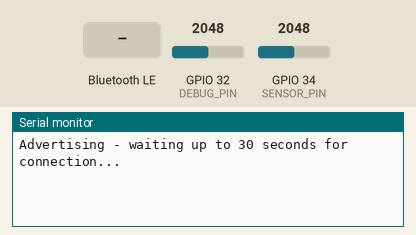
Simulated run of this sketch. Board: ESP32. Parts: the last lines printed to the serial monitor. Inputs (shaded band) come from the test bench; at power-on: GPIO 32 (DEBUG_PIN) = 2048, GPIO 34 (SENSOR_PIN) = 2048. Nothing arrives over Bluetooth unless stated; a phone connects over Bluetooth LE 3 s after start.

Above: at 1.4 s.
1.5 s: Bluetooth LE write "1" received
At 1.8 s:
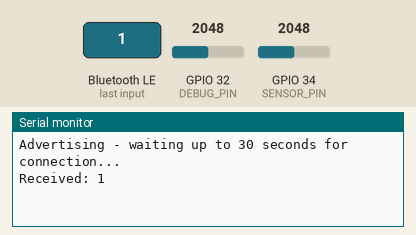
4.5 s: GPIO 32 (DEBUG_PIN) set to 2866
At 4.53 s:
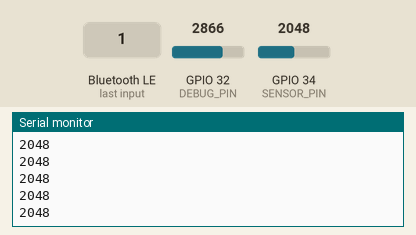
6.0 s: Bluetooth LE write "0" received
7.5 s: GPIO 32 (DEBUG_PIN) set to 3603
At 7.54 s:
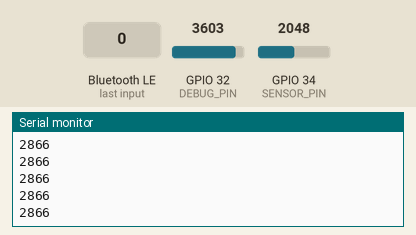
Timing chart, 0 to 10.0 s (numbered marks = the images above; inputs shaded):
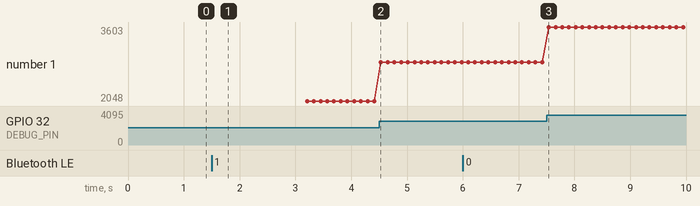

Measured:
- after the input at 1.5 s, the serial monitor: prints a new line at once (image 1)
- plotted number 1: 2048 → 2866 after the input at 4.5 s, 2866 → 3603 after the input at 7.5 s

The sketch:

Bluetooth_UART_DeepSleep.ino
```cpp
// ESP32 BLE UART service for the force-sensing tether.
//
// On boot, advertises a Nordic-style UART service and waits up to 30 seconds
// for a connection. When connected, it reads the analog input on SENSOR_PIN
// and sends each reading as a text notification on the TX characteristic
// every 120 ms, up to NUM_POINTS readings. It then enters deep sleep for
// 10 seconds and wakes up to advertise again. If nothing connects within
// 30 seconds, it also goes to sleep and tries again on the next wake.

#include <BLEDevice.h>
#include <BLEServer.h>
#include <BLEUtils.h>
#include <BLE2902.h>
#include "esp_sleep.h"

// ---------------------------------------------------------------------------
// Constants
// ---------------------------------------------------------------------------

// BLE UART service and characteristic UUIDs (Nordic UART layout)
#define SERVICE_UUID           "6E400001-B5A3-F393-E0A9-E50E24DCCA9E"
#define CHARACTERISTIC_UUID_RX "6E400002-B5A3-F393-E0A9-E50E24DCCA9E"
#define CHARACTERISTIC_UUID_TX "6E400003-B5A3-F393-E0A9-E50E24DCCA9E"

#define DEVICE_NAME "UART Service"              // BLE device name

const int SENSOR_PIN = 34;                      // analog input for the sensor signal
const int DEBUG_PIN = 32;                       // second analog input, printed to Serial only

const unsigned long SERIAL_BAUD = 115200;
const int NUM_POINTS = 100000;                  // max readings sent per connection
const int POINT_INTERVAL_MS = 120;              // 120 ms between readings
const unsigned long CONNECT_WINDOW_MS = 30000;  // 30 seconds to wait for a connection
const uint64_t SLEEP_US = 10ULL * 1000000ULL;   // 10 seconds of deep sleep

const int STARTUP_DELAY_MS = 200;               // let Serial settle after begin()
const int PRE_SLEEP_DELAY_MS = 100;             // let the last Serial message go out
const int IDLE_DELAY_MS = 20;                   // loop() delay while waiting to connect

// ---------------------------------------------------------------------------
// State
// ---------------------------------------------------------------------------

BLEServer *bleServer = NULL;
BLECharacteristic *txCharacteristic = NULL;

bool deviceConnected = false;
unsigned long bootMs = 0;   // millis() at boot, start of the connection window

// ---------------------------------------------------------------------------
// BLE callbacks
// ---------------------------------------------------------------------------

// Tracks whether a central (the laptop) is connected
class ServerCallbacks : public BLEServerCallbacks {
  void onConnect(BLEServer *server) override {
    deviceConnected = true;
    Serial.println("Device connected");
  }

  void onDisconnect(BLEServer *server) override {
    deviceConnected = false;
    Serial.println("Device disconnected");
  }
};

// Prints anything written to the RX characteristic to Serial
class RxCallbacks : public BLECharacteristicCallbacks {
  void onWrite(BLECharacteristic *characteristic) override {
    String rxValue = characteristic->getValue();
    if (rxValue.length() > 0) {
      Serial.print("Received: ");
      Serial.println(rxValue);
    }
  }
};

// ---------------------------------------------------------------------------
// Helpers
// ---------------------------------------------------------------------------

// Create the BLE server, the UART service, and its TX (notify) and RX (write)
// characteristics, then start the service.
void setupBle() {
  BLEDevice::init(DEVICE_NAME);

  bleServer = BLEDevice::createServer();
  bleServer->setCallbacks(new ServerCallbacks());

  BLEService *service = bleServer->createService(SERVICE_UUID);

  txCharacteristic = service->createCharacteristic(
    CHARACTERISTIC_UUID_TX,
    BLECharacteristic::PROPERTY_NOTIFY
  );
  txCharacteristic->addDescriptor(new BLE2902());

  BLECharacteristic *rxCharacteristic = service->createCharacteristic(
    CHARACTERISTIC_UUID_RX,
    BLECharacteristic::PROPERTY_WRITE
  );
  rxCharacteristic->setCallbacks(new RxCallbacks());

  service->start();
}

// Start advertising so the laptop can find and connect to the board.
void startAdvertising() {
  bleServer->getAdvertising()->start();
  Serial.println("Advertising - waiting up to 30 seconds for connection...");
}

// Send NUM_POINTS sensor readings as text notifications, one every
// POINT_INTERVAL_MS.
void sendReadings() {
  for (int i = 0; i < NUM_POINTS; i++) {
    int val = analogRead(SENSOR_PIN);
    char buf[8];
    sprintf(buf, "%d", val);

    // Also print the reading on DEBUG_PIN to Serial for debugging
    int debugVal = analogRead(DEBUG_PIN);
    Serial.println(debugVal);

    txCharacteristic->setValue(buf);
    txCharacteristic->notify();

    delay(POINT_INTERVAL_MS);
  }
}

// Enter deep sleep. The timer wakes the board after SLEEP_US, and it restarts
// from setup().
void goToSleep() {
  Serial.println("Going to deep sleep...");
  delay(PRE_SLEEP_DELAY_MS);
  esp_sleep_enable_timer_wakeup(SLEEP_US);
  esp_deep_sleep_start();
}

// ---------------------------------------------------------------------------
// Arduino entry points
// ---------------------------------------------------------------------------

void setup() {
  Serial.begin(SERIAL_BAUD);
  delay(STARTUP_DELAY_MS);

  bootMs = millis();

  setupBle();
  startAdvertising();
}

void loop() {
  // If connected, send NUM_POINTS readings, then sleep
  if (deviceConnected) {
    sendReadings();
    goToSleep();
  }

  // If not connected within 30 seconds, sleep anyway (and try again next wake)
  if (!deviceConnected && (millis() - bootMs >= CONNECT_WINDOW_MS)) {
    Serial.println("No connection within 30 seconds.");
    goToSleep();
  }

  delay(IDLE_DELAY_MS);
}
```
